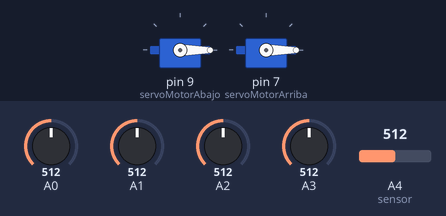
Recording of a sketch running on a simulated Arduino Uno, built with avr-gcc and run on an emulated ATmega328P. Shown: 2 × servo. The test bench sets the inputs (shaded band); at power-on: A0 = 512, A1 = 512, A2 = 512, A3 = 512, A4 (sensor) = 512. What the sketch prints to the serial monitor is not drawn.

Above: at 0.1 s.
At 18.1 s:
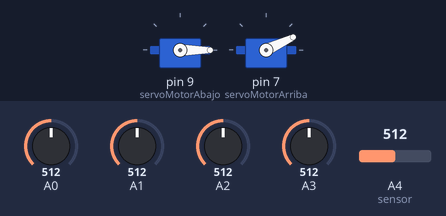
At 38.1 s:
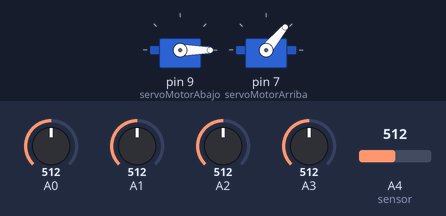
Timing chart, 0 to 39.6 s (numbered marks = the images above):
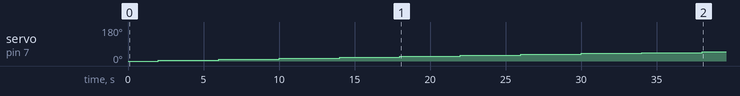

Measured:
- by itself, servo on pin 7 (servoMotorArriba): moves from 0° to 50° over 36.0 s

The sketch:

girasol.ino
```cpp
#include <Servo.h>
#include <LiquidCrystal.h>

LiquidCrystal lcd (12,11,5,4,3,2);

float Vout = 0.0;
int lectura1 = 0;
int lectura2 = 0;
int lectura3 = 0;
int lectura4 = 0;
int abajo = 0;
int arriba = 0;

Servo servoMotorAbajo;
Servo servoMotorArriba;


float Sensibilidad=0.100; //sensibilidad en Voltios/Amperio para sensor de 20A


void setup()
{
  pinMode (A0,INPUT);
  pinMode (A1,INPUT);
  pinMode (A2,INPUT);
  pinMode (A3,INPUT);
  pinMode (A4,INPUT);
  servoMotorAbajo.attach(9);
  servoMotorArriba.attach(7);

  servoMotorAbajo.write(abajo);
  servoMotorArriba.write(arriba);

  Serial.begin(9600);

}

void loop()
{
  lectura1 = analogRead(A0);
  lectura2 = analogRead(A1);
  lectura3 = analogRead(A2);
  lectura4 = analogRead(A3);

  float voltajeSensor= analogRead(A4)*(5.0 / 1023.0); //lectura del sensor
  float I=(voltajeSensor-2.5)/Sensibilidad; //Ecuación  para obtener la corriente
  lcd.setCursor(0,0);
  lcd.print("Corriente:");
  Serial.print("Corriente: ");
  Serial.print(-I);
  lcd.setCursor(8,1);
  lcd.print(-I);
  lcd.print("A");
  delay(2000);
  //lcd.clear();


  if(A0 == A1)
  {
    Serial.print("Igual en los lados \n");
    delay(2000);
  }
  else
  {
    if(A0 == A2)
    {
      Serial.print("Igual en extremos \n");
      delay(2000);
    }

    else
    {
      if(A0 < A1 && arriba < 170)
      {
        arriba = arriba + 5;
        servoMotorArriba.write(arriba);
        Serial.print("Estabiizando en los lados \n");
        delay(2000);
      }
      else
      {
        if(A0 > A1 && arriba >= 0)
        {
          arriba = arriba - 5;
          servoMotorArriba.write(arriba);
          Serial.print("Estabiizando en los lados \n");
          delay(2000);
        }
        else
        {
          if(A0 < A2 && abajo < 170)
          {
            abajo = abajo + 5;
            servoMotorAbajo.write(abajo);
            Serial.print("Estabiizando en los extremos \n");
            delay(2000);
          }
          else
          {
            if(A0 > A2 && abajo >= 170)
            {
              abajo = abajo - 5;
              servoMotorAbajo.write(abajo);
              Serial.print("Estabiizando en los extremos \n");
              delay(2000);
            }
            else
            {
              Serial.print("Sin movimiento\n");
            }
          }
        }
      }

    }
  }

  //delay(2000);
}
```
